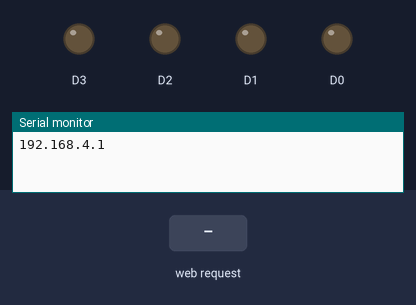
Simulated run of this sketch. Board: ESP8266 (NodeMCU). Shown: output pins drawn as LEDs (lit = HIGH), the last lines printed to the serial monitor. Inputs (shaded band) come from the test bench.

Above: at 1.2 s.
1.3 s: HTTP request GET /ledon received
At 2.0 s:
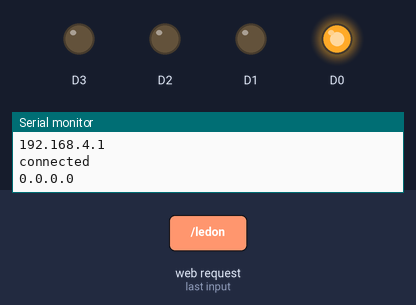
2.8 s: HTTP request GET /ledoff received
At 3.1 s:
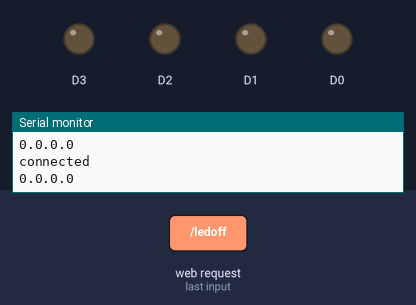
Timing chart, 0 to 5.8 s (numbered marks = the images above; inputs shaded):
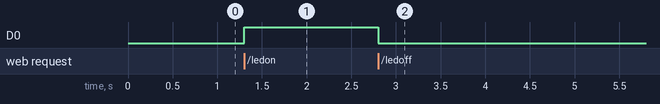

Measured:
- after the input at 1.3 s, D0: LOW → HIGH at once
- after the input at 2.8 s, D0: HIGH → LOW at once

The sketch:

HOTSPOT_Time.ino
```cpp
#include<ESP8266WiFi.h>
#include<String.h>
WiFiServer MyServer(80);
void setup() {
  pinMode(D0, OUTPUT);
  pinMode(D1, OUTPUT);
  pinMode(D2, OUTPUT);
  pinMode(D3, OUTPUT);
  WiFi.mode(WIFI_AP);//to make an active point
  WiFi.softAP("Yourhotspot", "123456789");
  Serial.begin(9600);
  Serial.println( WiFi.softAPIP() );
  MyServer.begin();
}

void loop()
{
  WiFiClient myClient;
  while ((myClient = MyServer.available()) == 0);
  {
    Serial.println("connected");
    Serial.println( myClient.remoteIP() );
  }
  while (myClient.connected() == 1 && myClient.available() == 0)
  {
    delay(1);
  }
  myClient.println();
  String request = myClient.readStringUntil('\r') ;
  delay(1);
  if (request.indexOf("ledon") != -1 )
  {
    digitalWrite(D0, HIGH);
  }
  else if (request.indexOf("ledoff") != -1 )
  {
    digitalWrite(D0, LOW);
  }

  myClient.flush();

}
```
